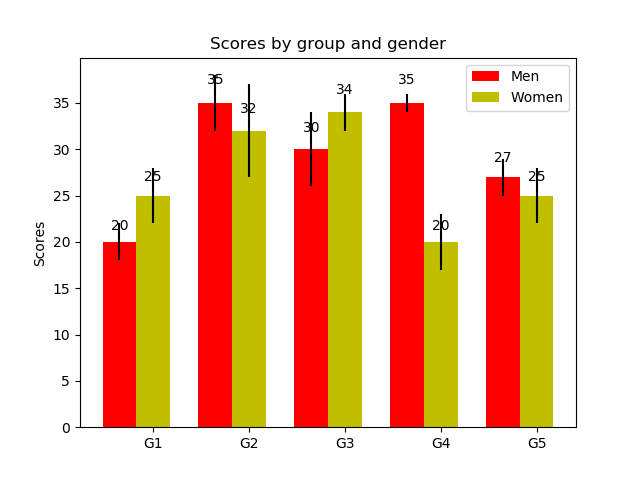

The Python source for this figure:
import numpy as np
import matplotlib.pyplot as plt
N = 5
menMeans = (20,35,30,35,27)
menStd   = (2,3,4,1,2)
ind = np.arange(N) # the x location for the groups
width = 0.35 # the width of the bars
fig, ax = plt.subplots()
rects1 = ax.bar(ind, menMeans, width, color='r',yerr=menStd)
womenMeans = (25,32,34,20,25)
womenStd   = (3,5,2,3,3)
rects2 = ax.bar(ind+width, womenMeans, width, color='y', yerr=womenStd)
ax.set_ylabel('Scores')
ax.set_title('Scores by group and gender')
ax.set_xticks(ind+width)
ax.set_xticklabels(('G1','G2','G3','G4','G5'))
ax.legend((rects1[0],rects2[0]),('Men','Women'))
def autolabel(rects):
    #attach some text labels
    for rect in rects:
        height = rect.get_height()
        ax.text(rect.get_x()+rect.get_width()/2., 1.05*height, '%d'%int(height), ha='center', va='bottom')
autolabel(rects1)
autolabel(rects2)
plt.show()
